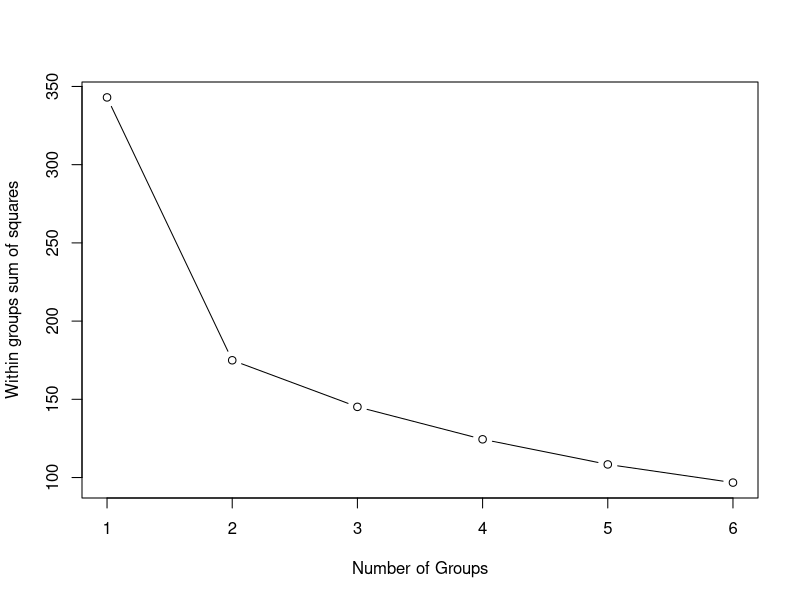
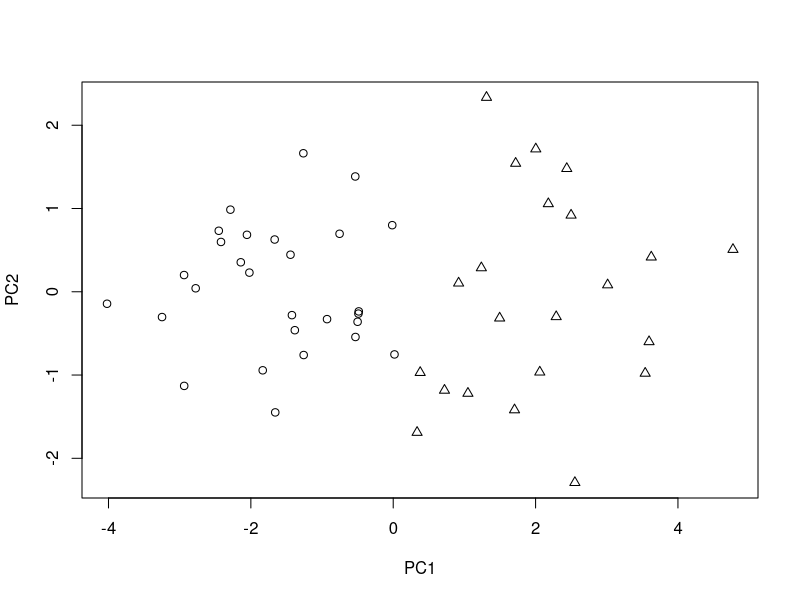

The R source for these figures, in order: (Note: this script raises an error after producing the figures.)
## ---- chunk 1
## Global options
knitr::opts_chunk$set(
  cache = TRUE,
  prompt = TRUE,
  comment = '',
  collapse = TRUE,
  warning = FALSE,
  message = FALSE)
## ---- chunk 2
# import the dataset
crime <- read.csv("crime.csv",row.names = 1)
dim(crime)

# drop the outlier DC and check the dimension of the datset
df <- crime[-which(row.names(crime) == "DC"),]
dim(df)

# standardized the variable by its SD
df_s <- sweep(df,2,apply(df, 2, sd), FUN = "/")
sapply(df_s, var)

# similar to textbook, I use the within group variance to 
# investigate the appropriate number of cluster
n <- nrow(df_s)
# make an empty vector to load the wss for each # of cluster
wss <- rep(0,6)
# write the only one cluster(ie, the sum square of the total data)
# for the one-group condition, I use the variance times the sample size minus 1
# to get the withingroup sum of squares
wss[1] <- (n-1) * sum(sapply(df_s, var))
# for the following conditions, can use the kmeans to get the wss directly
for (i in 2:6) {
  wss[i] <- sum(kmeans(df_s,
                       centers = i)$withinss)
}
plot(1:6,wss, type = "b", 
     xlab = "Number of Groups",
     ylab = "Within groups sum of squares")
## ---- chunk 3
kmeans(df_s, centers=2)
## ---- chunk 4
crime_pca <- prcomp(df_s)
plot(crime_pca$x[,1:2],
     pch = kmeans(df_s, centers = 2)$cluster)
## ---- chunk 5
# import the data
data("pottery", package = "HSAUR2")
dim(pottery)
# run PCA for five-components solution; 
# since the chemical elements are at different scales, standardization is necessary.

pca <- prcomp(pottery[,-10],center = TRUE)
scores <- pca$x[,1:5]
## ---- chunk 6
# create a scatterplot matrix with density contours
pairs(scores, 
      main = "Scatterplot Matrix of Pottery Data Principal Component Scores",
      upper.panel = function(x, y) {
        points(x, y)
        den <- MASS::kde2d(x,y)
        contour(den, add = TRUE,col="red",lwd=1)
      },
      diag.panel = function(x) {
        boxplot(x, horizontal = F, add = TRUE)
      },
      lower.panel = function(x, y) {
        points(x, y)})
# Add kiln number labels to the scatterplot matrix
text(scores, labels = pottery$kiln, pos = 1, cex = 0.1)
## ---- chunk 7
# import the data
data("USairpollution", package = "HSAUR2")
dim(USairpollution)
colnames(USairpollution)

# before running the finite mixture approach, standardize the data first;
# air_sdz <- sweep(USairpollution,2,apply(USairpollution[,-1], 2, sd), FUN = "/")
air_s <- scale(USairpollution)

# run the finite mixtures to the cluster the data
# install.packages("mclust")
library(mclust)
mc <- Mclust(air_s[,-1])
plot(mc$BIC)
## ---- chunk 8
# For the following method, I refereed to Xue Yu's idea. Thanks for her help.
boxplot(USairpollution$SO2~ mc$classification)
## ---- chunk 9
t.test(USairpollution$SO2~mc$classification)
